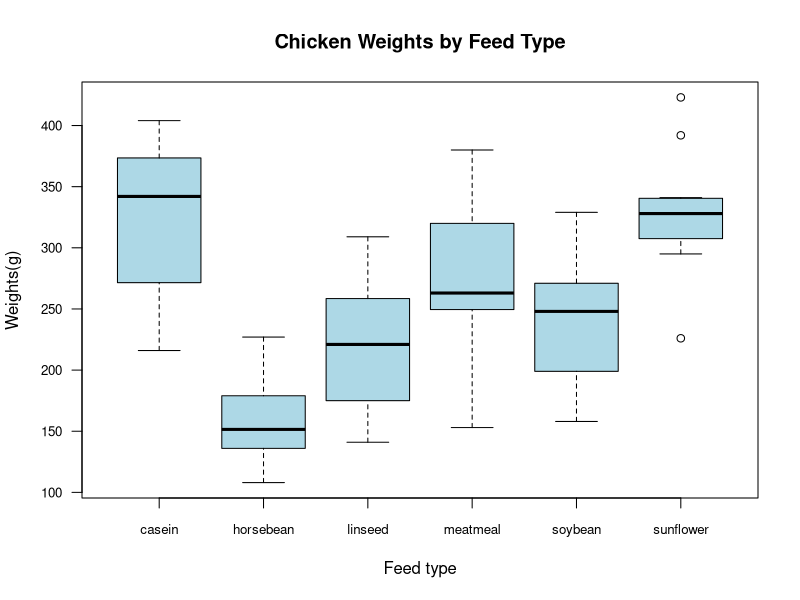

Write the R code that produced this figure.
## ---- chunk 1
data(chickwts)

str(chickwts)
head(chickwts)

## ---- chunk 2
summary(chickwts)

aggregate(weight~feed, data = chickwts, FUN=function(x){c(Mean=mean(x), SD=sd(x), Median=median(x))})

#aggregate(weight ~ feed, data = chickwts, FUN = function(x) {
#  c(Mean = mean(x), SD = sd(x), Median = median(x))
#})
## ---- chunk 3
boxplot(weight ~ feed, data = chickwts, 
        main = "Chicken Weights by Feed Type",
        xlab="Feed type",
        ylab="Weights(g)",
        col="lightblue",
        las=1,
        cex.axis = 0.8)
